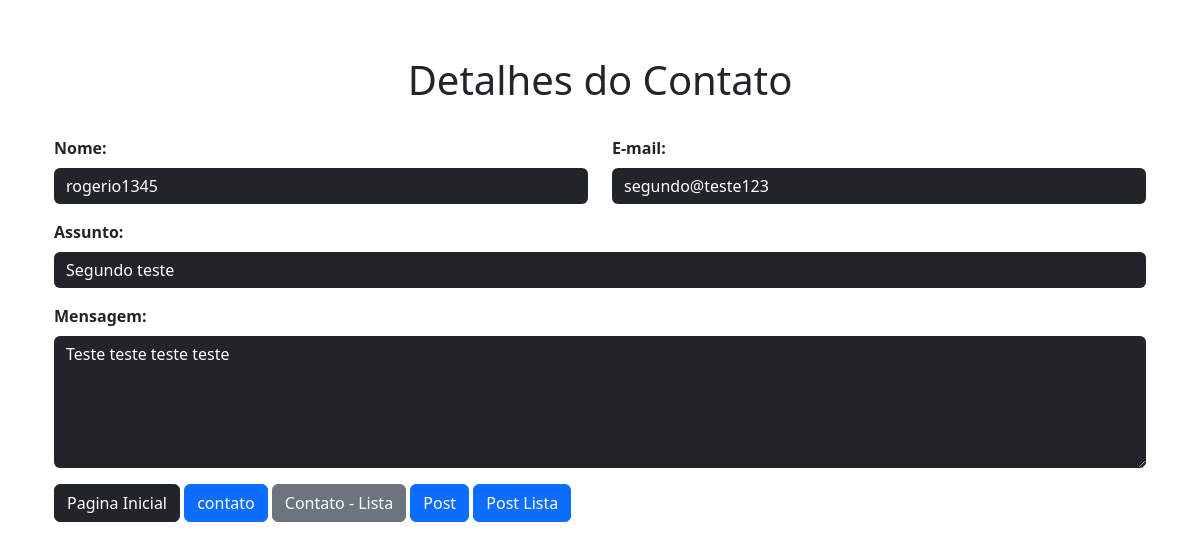
/Contato/2/, run on the app's committed database.
### app/models.py (models this page shows)
class Contato(db.Model):
    id = db.Column(db.Integer,primary_key=True)
    data_envio = db.Column(db.DateTime, default=datetime.now(timezone.utc))
    nome = db.Column(db.String(100), nullable=True)
    email = db.Column(db.String(150), nullable=True)
    assunto = db.Column(db.String(100), nullable=True)
    mensagem = db.Column(db.Text, nullable=True)
    respondido = db.Column(db.Integer, default=0)

### app/views.py (the view)
@app.route('/Contato/<int:id>/')
def contatoDetail(id):
    obj = Contato.query.get(id)
    return render_template('contato_detail.html', obj=obj)

### app/templates/contato_detail.html
{% extends 'base.html' %}
{% block content %}
<div class="container">
<div class="container py-5">
    <div class="row mb-4">
        <div class="col-12 text-center">
            <h1>Detalhes do Contato</h1>
        </div>
    </div>
    <div class="row">
        <div class="col-md-6 mb-3">
            <label for="nome" class="form-label fw-bold">Nome:</label>
            <input
                type="text"
                id="nome"
                value="{{obj.nome}}"
                class="form-control bg-dark text-white border-0"
                readonly
            >
        </div>
        <div class="col-md-6 mb-3">
            <label for="email" class="form-label fw-bold">E-mail:</label>
            <input
                type="text"
                id="email"
                value="{{obj.email}}"
                class="form-control bg-dark text-white border-0"
                readonly
            >
        </div>
    </div>
    <div class="row">
        <div class="col-12 mb-3">
            <label for="assunto" class="form-label fw-bold">Assunto:</label>
            <input
                type="text"
                id="assunto"
                value="{{obj.assunto}}"
                class="form-control bg-dark text-white border-0"
                readonly
            >
        </div>
    </div>
    <div class="row">
        <div class="col-12 mb-3">
            <label for="mensagem" class="form-label fw-bold">Mensagem:</label>
            <textarea
                id="mensagem"
                class="form-control bg-dark text-white border-0"
                rows="5"
                readonly
            >{{obj.mensagem}}</textarea>
        </div>
    </div>
    {% include 'nav.html' %}
</div>
</div>
{% endblock %}

### data on the page
Contato: nome "rogerio1345", email "segundo@teste123", assunto "Segundo teste", mensagem "Teste teste teste teste"
